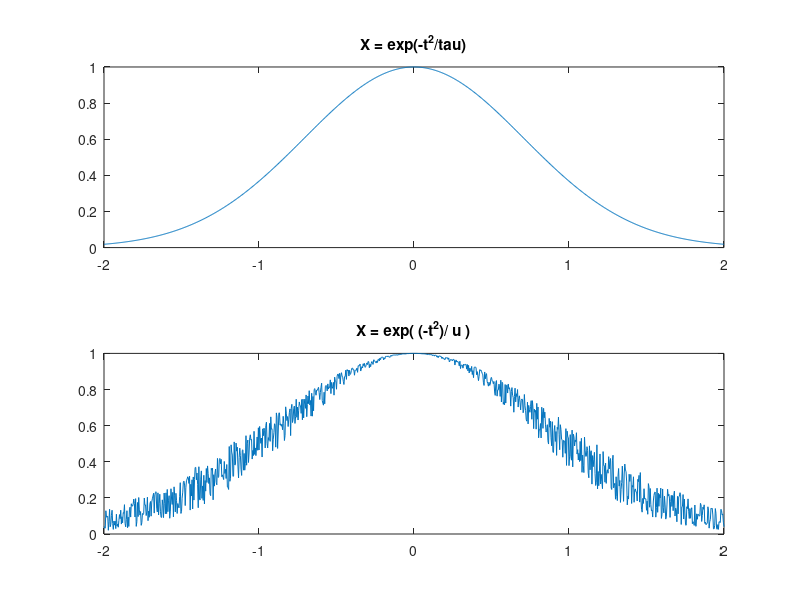
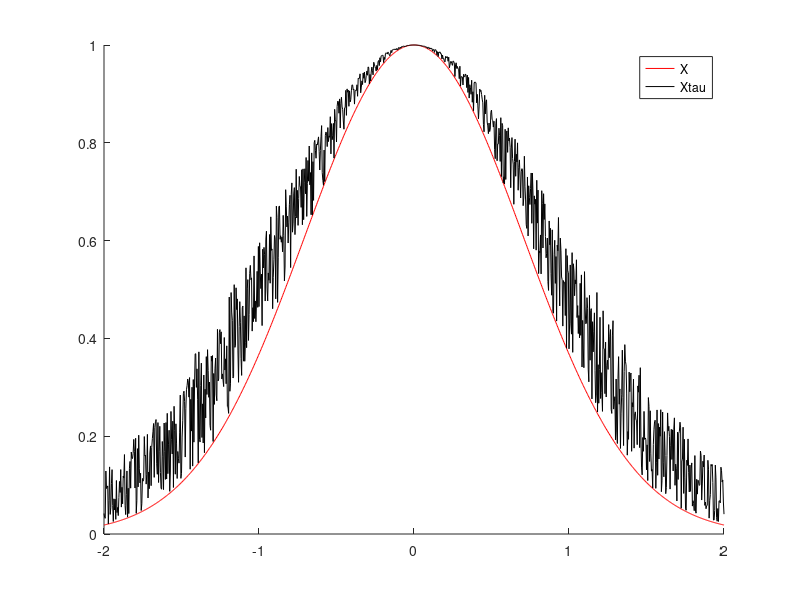

Recreate these plots in MATLAB, in order.
% processo Estocastico
% X(xi,ti) = exp(-t^2/tau) para t em [0,1] e [-2,2]
% VA 'tau' em [1,2]
clear
a = -2;
b = 2;
N = 1000;
dt = (b-a)/N;
t = a : dt : b;
L = length(t);
% funcao exp(-t^2/tau)
% 'tau' constante
tau = 1;
X = exp(-t.^2/tau);
% Processo exp(-t^2/tau)
% VA 'tau' uniforme em [1,2]
u = rand(1,L) +1;
Xtau = exp( (-t.^2)./ u );

figure 
subplot(2,1,1)
plot(t, X)
title('X = exp(-t^2/tau)')
subplot(2,1,2)
plot(t, Xtau)
title('X = exp( (-t^2)/ u )')

figure
hold
plot(t, X, 'r')
plot(t, Xtau, 'k')
legend('X', 'Xtau')
